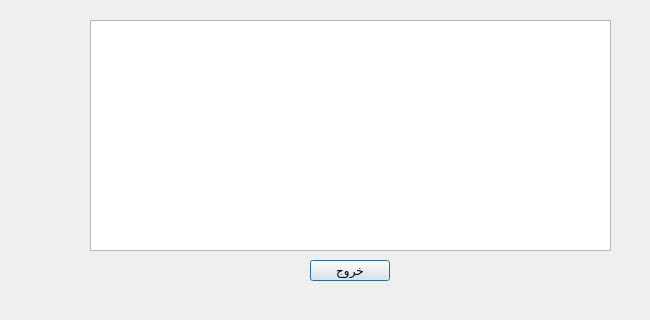
<?xml version="1.0" encoding="UTF-8"?>
<ui version="4.0">
 <class>trade_report</class>
 <widget class="QDialog" name="trade_report">
  <property name="geometry">
   <rect>
    <x>0</x>
    <y>0</y>
    <width>650</width>
    <height>320</height>
   </rect>
  </property>
  <property name="windowTitle">
   <string>Dialog</string>
  </property>
  <widget class="QPushButton" name="pushButton">
   <property name="geometry">
    <rect>
     <x>310</x>
     <y>260</y>
     <width>80</width>
     <height>21</height>
    </rect>
   </property>
   <property name="text">
    <string>خروج</string>
   </property>
  </widget>
  <widget class="QTextBrowser" name="textBrowser">
   <property name="geometry">
    <rect>
     <x>90</x>
     <y>20</y>
     <width>521</width>
     <height>231</height>
    </rect>
   </property>
  </widget>
 </widget>
 <resources/>
 <connections>
  <connection>
   <sender>pushButton</sender>
   <signal>clicked()</signal>
   <receiver>trade_report</receiver>
   <slot>close()</slot>
   <hints>
    <hint type="sourcelabel">
     <x>347</x>
     <y>256</y>
    </hint>
    <hint type="destinationlabel">
     <x>395</x>
     <y>269</y>
    </hint>
   </hints>
  </connection>
 </connections>
</ui>
